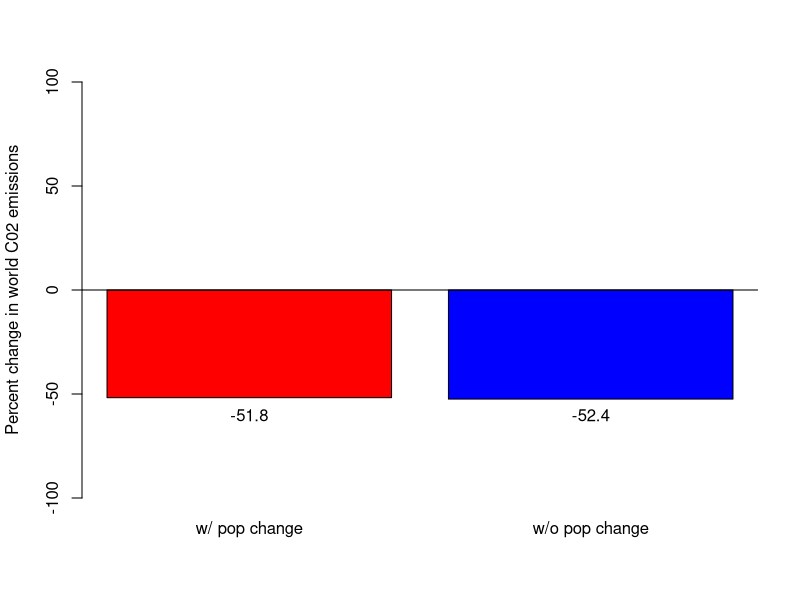

The R source for this figure:
## ---- chunk 1
knitr::opts_chunk$set(echo = TRUE)
## ---- chunk 2
million = 10^6
billion = 10^9
N_2024.vec = c("lic" = 649, "lmic" = 3288, "umic" = 2792, "hic" = 1233)*million
R.vec = c("lic" = 0.0170, "lmic" = 0.0061, "umic" =  -0.0035, "hic" = 0.0002)

pop_table = rbind("Billions" = N_2024.vec/billion, R.vec)

print(pop_table)

## ---- chunk 3
y_2024.vec = c("lic" = 726, "lmic" = 2521, "umic" = 10528, "hic" = 52178)
g.vec = c("lic" = 0.030, "lmic" = 0.025, "umic" =  0.020, "hic" = 0.005)
econ_table = rbind("dollars" = y_2024.vec, g.vec)
print(econ_table)
## ---- chunk 4
#kg of CO2/dollar 2024
c_2024.vec = c("lic" = 11/10000, "lmic" = 5/10000, "umic" = 5/10000, "hic" = 2/10000)
s.vec = c("lic" = -.042, "lmic" = -.03, "umic" = -.029, "hic" = -.027)
emissions_table = rbind(c_2024.vec, s.vec)
print(emissions_table)
## ---- chunk 5

C_2024.vec = N_2024.vec * y_2024.vec * c_2024.vec
print(C_2024.vec)

C_2024_world = sum(C_2024.vec)

## we should get 30-something billion tons per year
billion = 10^9
C_2024_world/billion
## ---- chunk 6
t = 60
N_2084.vec = N_2024.vec * exp(R.vec * t)
y_2084.vec = y_2024.vec * exp(g.vec * t)
c_2084.vec = c_2024.vec * exp(s.vec * t)


C_2084.vec = N_2084.vec * y_2084.vec * c_2084.vec
C_2084_world = sum(C_2084.vec)
carbon_world_ratio_2084_to_2024 = C_2084_world/C_2024_world
print(carbon_world_ratio_2084_to_2024)
## ---- chunk 7
counterfactual_R.vec = c("lic" = 0,"lmic" = 0,"umic" = 0,"hic" = 0) ## assume no growth
counterfactual_N_2084.vec = N_2024.vec * exp(t * counterfactual_R.vec)
## we could have just assigned 2024 values but we illustrate using
## changing growth rates so you have a code template to explore other
## scenarios.

counterfactual_C_2084.vec = counterfactual_N_2084.vec * y_2084.vec * c_2084.vec
counterfactual_C_2084_world = sum(counterfactual_C_2084.vec)

counterfactual_carbon_world_ratio_2084_to_2024 = counterfactual_C_2084_world/C_2024_world
print(counterfactual_carbon_world_ratio_2084_to_2024)
## ---- chunk 8
C02_results.vec =  c("w/ pop change" = C_2084_world,
                     "w/o pop change" = counterfactual_C_2084_world)
C02_perc_change.vec = 100 * (C02_results.vec - C_2024_world)/C_2024_world
bp <- barplot(C02_perc_change.vec, col = c("red", "blue"), ylim = c(-100, 100),
        ylab = "Percent change in world C02 emissions",
        )
text(x = bp, y = -60, labels = round(C02_perc_change.vec, 1))
abline(h = 0)
## ---- chunk 9

C_table = rbind("2024" = C_2024.vec,
                "2084 (no pop growth)" = counterfactual_C_2084.vec,                             "2084 (w/ pop growth)" = C_2084.vec) 

## hard to read so let's divide by billion
print("Billions of tons of C02 per year")
round(C_table / billion, 1)

## ---- chunk 10

C_growth_rate_table = cbind(R.vec, g.vec, s.vec, 
                            "sum of all (forecast)" = round(R.vec + g.vec + s.vec, 3),
                          "sum w/o pop (counterfactual)" = g.vec + s.vec)
print(C_growth_rate_table)
